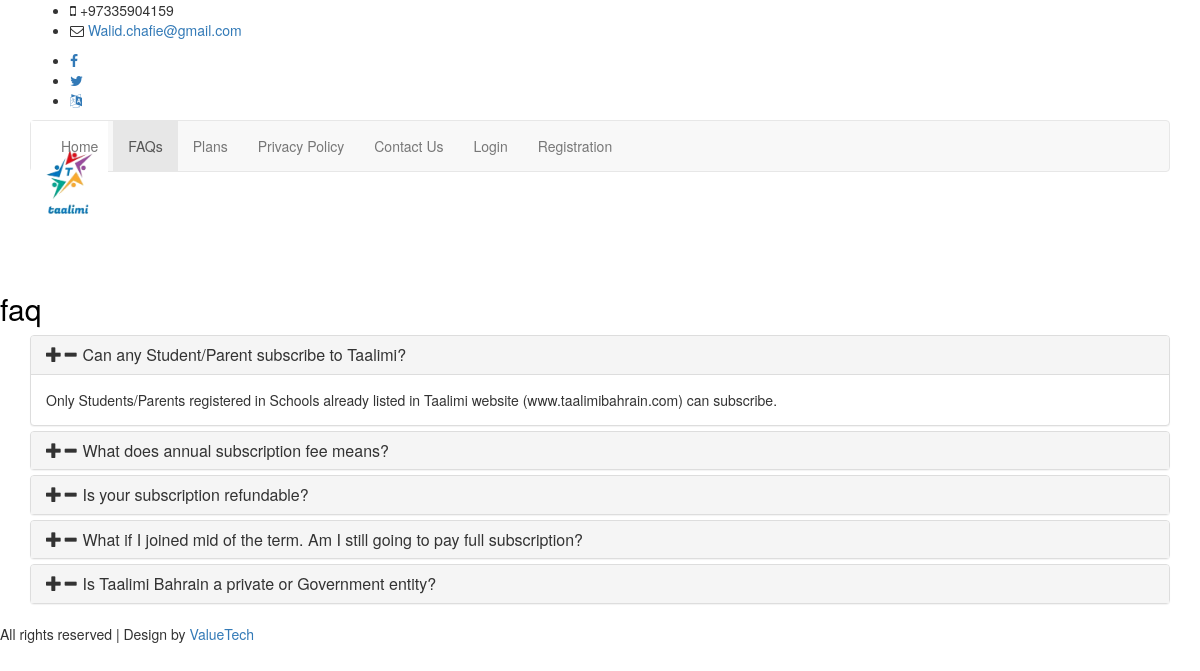
/index.php/home/faq, run on the app's committed database.
### tables this page shows
CREATE TABLE `faq` (
  `faq_id` int(11) NOT NULL,
  `faq_question` text NOT NULL,
  `faq_answer` text NOT NULL,
  `created_by` int(11) NOT NULL,
  `created_at` datetime NOT NULL,
  `status` varchar(20) NOT NULL DEFAULT 'ENABLED' COMMENT 'ENABLED,DISABLED'
);

### application/controllers/Home.php (called while the page is built, shortened)
<?php
class Home extends CI_Controller {
    public function __construct()
    {
      $this->load->library('form_validation');
      $this->load->library('session');
        $this->load->model('HomeModel');
    }
	public function faq()
	{
		$data['page_name']="FAQs";
		$data['content']="home-pages/faqs";
		$data['faq_data']= $this->HomeModel->getFaqData();
		$this->load->view('s-template/index',$data);
	}
}

### index.php (called while the page is built, shortened)
<?php
require_once BASEPATH.'core/CodeIgniter.php';

### application/models/HomeModel.php (called while the page is built, shortened)
<?php
class HomeModel extends CI_Model
{
    public function getFaqData()
    {
		$this->db->select('*');
        $this->db->from('faq');
        $data = $this->db->get()->result_array();
        return $data;
    }
}

### application/views/home-pages/faqs.php (the view, shortened to what this page needs)
<div class="faq">
    <div class="container">
        <div class="panel-group w3l_panel_group_faq" id="accordion" role="tablist" aria-multiselectable="true">
            <div id="faq_eng">
                <?php
                foreach ($faq_data as $key => $value) {
                ?>
                    <div class="panel panel-default">
                        <div class="panel-heading" role="tab" id="heading<?php echo $key; ?>">
                            <h4 class="panel-title asd">
                                <?php if ($key == 0) { ?>
                                    <a class="pa_italic" role="button" data-toggle="collapse" data-parent="#accordion" href="#collapse<?php echo $key; ?>" aria-expanded="true" aria-controls="collapse<?php echo $key; ?>">
                                        <span class="glyphicon glyphicon-plus" aria-hidden="true"></span><i class="glyphicon glyphicon-minus" aria-hidden="true"></i>
                                        <?php echo $value['faq_question']; ?>
                                    </a>
                                <?php } else { ?>
                                    <a class="pa_italic collapsed" role="button" data-toggle="collapse" data-parent="#accordion" href="#collapse<?php echo $key; ?>" aria-expanded="false" aria-controls="collapse<?php echo $key; ?>">
                                        <span class="glyphicon glyphicon-plus" aria-hidden="true"></span><i class="glyphicon glyphicon-minus" aria-hidden="true"></i>
                                        <?php echo $value['faq_question']; ?>
                                    </a>
                                <?php } ?>
                            </h4>
                        </div>
                        <?php if ($key == 0) { ?>
                            <div id="collapse<?php echo $key; ?>" class="panel-collapse collapse in" role="tabpanel" aria-labelledby="heading<?php echo $key; ?>">
                                <div class="panel-body panel_text">
                                    <?php echo $value['faq_answer']; ?>
                                </div>
                            </div>
                        <?php } ?>
                    </div>
                <?php
                }
                ?>
            </div>
        </div>
    </div>
</div>

### application/views/s-template/index.php (shortened to what this page needs)
<!DOCTYPE html>
<html lang="en">
<?php $this->load->view('s-template/head') ?>
<body>
    <?php $this->load->view('s-template/navHeader') ?>
    <?php $this->load->view('s-template/navTop') ?>
    <?php $this->load->view('s-template/headerBanner') ?>
    <?php $this->load->view($content); ?>
    <?php $this->load->view('s-template/footer') ?>
</body>
</html>

### application/views/s-template/head.php (shortened to what this page needs)
<head>
    <link rel="stylesheet" href="<?php echo base_url('assets/'); ?>css/bootstrap.css">
    <link rel="stylesheet" href="<?php echo base_url('assets/'); ?>css/custom.css">
    <link rel="stylesheet" href="<?php echo base_url('assets/'); ?>css/font-awesome.css">
    <link href='<?php echo base_url('assets/'); ?>css/immersive-slider.css' rel='stylesheet' type='text/css'>
    <link rel="stylesheet" href="<?php echo base_url('assets/'); ?>css/jquery.flipster.css">
</head>

### application/views/s-template/navHeader.php (shortened to what this page needs)
<div class="header-top">
    <div class="container">
        <div class="w3layouts-address">
            <ul>
                <li><i class="fa fa-mobile" aria-hidden="true"></i> +97335904159 </li>
                <li><i class="fa fa-envelope-o" aria-hidden="true"></i> <a href="mailto:info@example.com"> Walid.chafie@gmail.com</a></li>
            </ul>
        </div>
        <div class="agileinfo-social-grids">
            <ul>
                <li><a href="#"><i class="fa fa-facebook"></i></a></li>
                <li><a href="#"><i class="fa fa-twitter"></i></a></li>
                <li>
                    <a href="#" class="dropdown-toggle tt" data-toggle="dropdown" role="button" aria-haspopup="true" aria-expanded="false">
                        <em class="fa fa-language text-white" id="translate" onclick=changeLang(pageName)></em>
                    </a>
                </li>
            </ul>
        </div>
    </div>
</div>

### application/views/s-template/navTop.php (shortened to what this page needs)
<div class="header">
    <div class="container">
        <nav class="navbar navbar-default">
            <div class="navbar-header">
                <div class="w3layouts-logo" style="position: absolute; background-color: #fff; top: 0; margin-top: 0px;">
                    <h1><a href="<?php echo base_url('') ?>"><img src="<?php echo base_url('assets/images/logo1.png') ?>" height=85px;" /></a></h1>
                </div>
            </div>
            <div class="collapse navbar-collapse nav-wil" id="bs-example-navbar-collapse-1">
                <nav>
                    <ul class="nav navbar-nav">
                        <li class="home"><a href="<?php echo base_url('') ?>" class="hvr-sweep-to-bottom " id="homeNav">Home</a></li>
                        <li class="faqs"><a href="<?php echo base_url('faq') ?>" class="hvr-sweep-to-bottom " id="faqNav">FAQs</a></li>
                        <li class="plans"><a href="<?php echo base_url('plans') ?>" class="hvr-sweep-to-bottom" id="planNav">Plans</a></li>
                        <li class="privacypolicy"><a href="<?php echo base_url('privacypolicy') ?>" class="hvr-sweep-to-bottom" id="privacy_policyNav">Privacy Policy
                            </a></li>
                        <li class="contact_us"><a href="<?php echo base_url('contact_us') ?>" class="hvr-sweep-to-bottom " id="contact_us_Nav">Contact Us</a></li>
                        <?php
                        $login_id = $this->session->userdata('login_id');
                        if ($login_id != '') {
                        ?>
                            <li class="login"><a href="<?php echo base_url('admin') ?>" class="hvr-sweep-to-bottom" id="dashboard">Dashboard</a></li>
                            <li class="logout"><a href="<?php echo base_url('logout') ?>" class="hvr-sweep-to-bottom" id="logout">Logout</a></li>
                        <?php
                        } else {
                        ?>
                            <li class="login"><a href="<?php echo base_url('login') ?>" class="hvr-sweep-to-bottom" id="loginNav">Login</a></li>
                            <li class="signup"><a href="<?php echo base_url('registration') ?>" class="hvr-sweep-to-bottom" id="registerationNav">Registration</a></li>
                        <?php } ?>
                    </ul>
                </nav>
            </div>
        </nav>
    </div>
</div>

### application/views/s-template/headerBanner.php (shortened to what this page needs)
<div class="about-heading" style="margin-top: 100px;">
    <h2 style="color:black;" id="pageHeading"> HOME<span></span></h2>
</div>

### application/views/s-template/footer.php
<div class="footer" style="padding: 0px;">
    <div class="copyright">
            <p> All rights reserved | Design by <a href="http://valuetechsa.com">ValueTech</a></p>
        </div>
</div>

### data on the page
faq: faq_question "Can any Student/Parent subscribe to Taalimi?", faq_answer "Only Students/Parents registered in Schools already listed in Taalimi website (www.taalimibahrain.com) can subscribe."
faq: faq_question "What does annual subscription fee means?"
faq: faq_question "Is your subscription refundable?"
faq: faq_question "What if I joined mid of the term. Am I still going to pay full subscription?"
faq: faq_question "Is Taalimi Bahrain a private or Government entity?"
